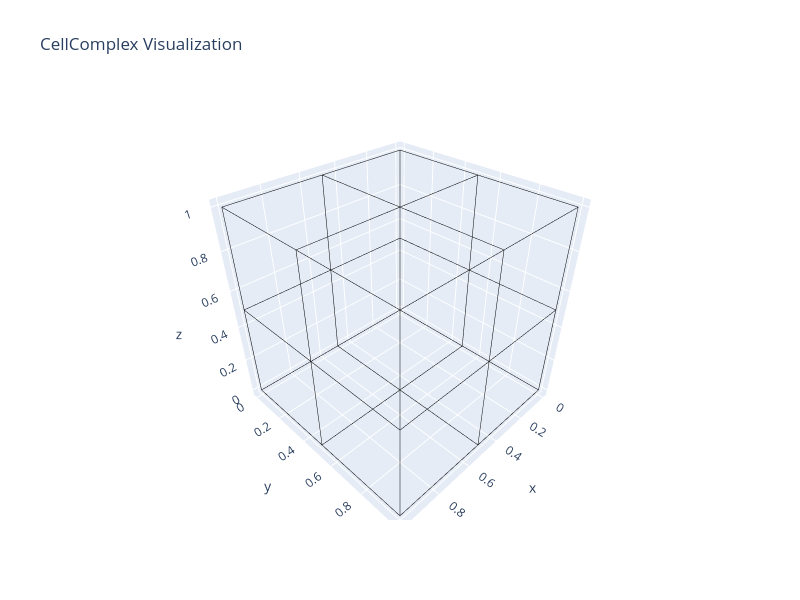

The code cell stored with this chart in its notebook:
### Code cell
def show_cellcomplex(cellcomplex, face_color='lightgreen', opacity=0.5):
    """Visualize a cell complex using Plotly"""
    fig = go.Figure()
    
    faces = cellcomplex.Faces()
    
    for face in faces:
        vertices = face.Vertices()
        coords = [v.Coordinates() for v in vertices]
        
        if len(coords) >= 3:
            x = [c[0] for c in coords]
            y = [c[1] for c in coords]
            z = [c[2] for c in coords]
            
            fig.add_trace(go.Mesh3d(
                x=x, y=y, z=z,
                color=face_color,
                opacity=opacity,
                alphahull=0,
                showlegend=False
            ))
            
            # Add edges
            for k in range(len(coords)):
                p1 = coords[k]
                p2 = coords[(k + 1) % len(coords)]
                fig.add_trace(go.Scatter3d(
                    x=[p1[0], p2[0]], y=[p1[1], p2[1]], z=[p1[2], p2[2]],
                    mode='lines',
                    line=dict(color='black', width=1),
                    showlegend=False
                ))
    
    fig.update_layout(
        title='CellComplex Visualization',
        scene=dict(aspectmode='data'),
        width=800, height=600
    )
    
    return fig

show_cellcomplex(cc).show()
